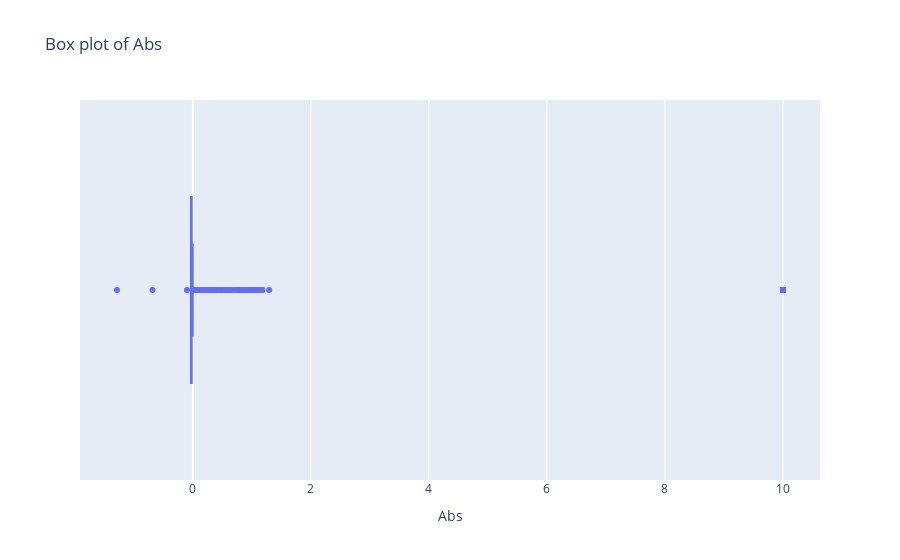

Here is the notebook cell this chart was saved with:
### Code cell
fig=px.box(df1,x='Abs', title='Box plot of Abs')
fig.show()
fig.write_html('Box plot of Abs.html', auto_open=True)

### Figure 1 — Plotly figure (JSON) as saved in the notebook; plotly's stock layout.template omitted (floating-point values rounded to 4 significant figures; data arrays with more than 128 entries replaced by an {"elided": "..."} marker saying what was removed)
{"data": [{"alignmentgroup": "True", "hovertemplate": "Abs=%{x}<extra></extra>", "legendgroup": "", "marker": {"color": "#636efa"}, "name": "", "notched": false, "offsetgroup": "", "orientation": "h", "showlegend": false, "type": "box", "x": {"elided": "602 float values"}, "x0": " ", "xaxis": "x", "y0": " ", "yaxis": "y"}], "layout": {"boxmode": "group", "legend": {"tracegroupgap": 0}, "title": {"text": "Box plot of Abs"}, "xaxis": {"anchor": "y", "domain": [0, 1], "title": {"text": "Abs"}}, "yaxis": {"anchor": "x", "domain": [0, 1]}}}
